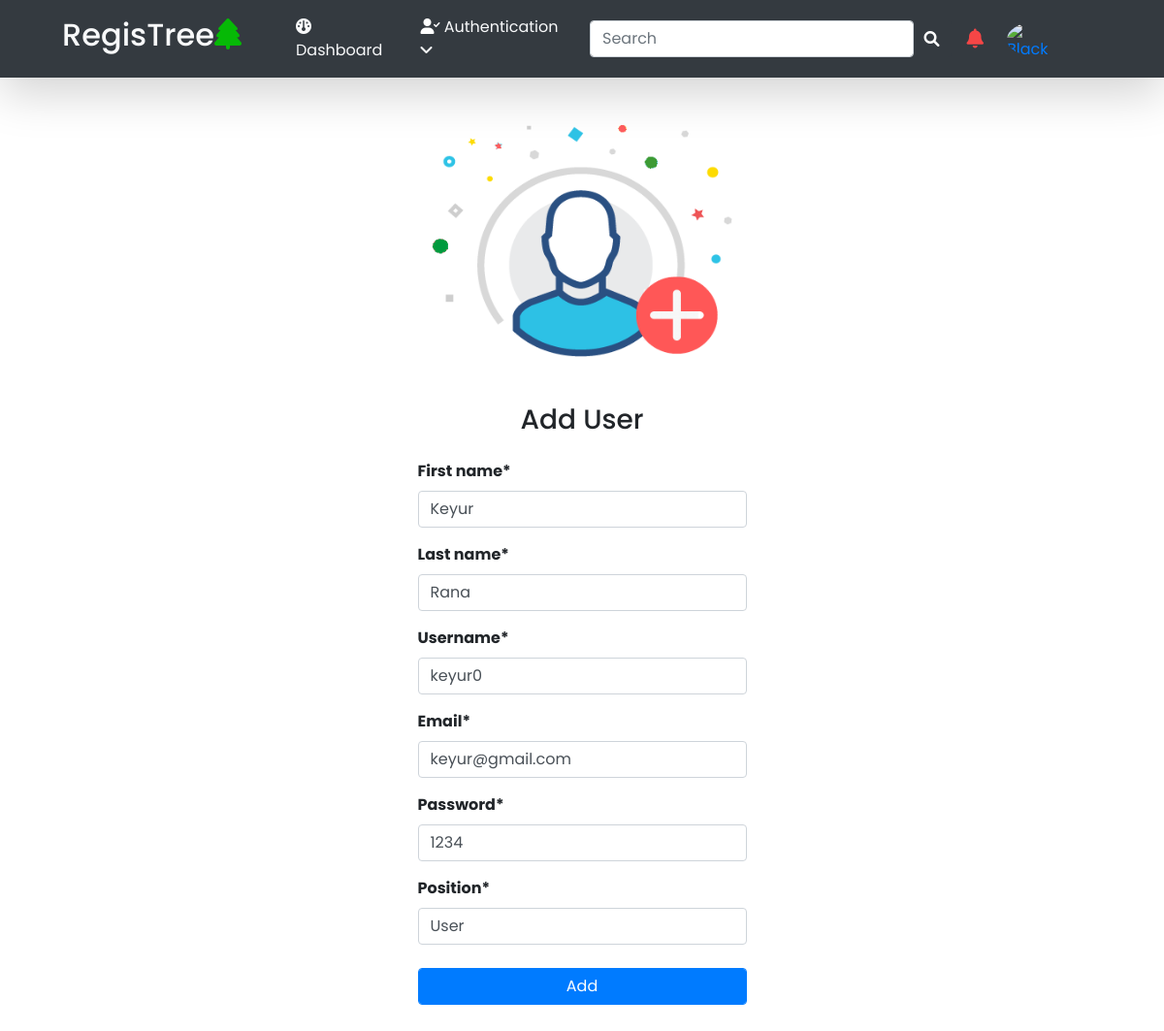
Screenshot of /45/ (signed in) with the database file from the repository.
### example/models.py (models this page shows, shortened)
class Person(models.Model):
    first_name = models.CharField(max_length=50,default='')
    last_name = models.CharField(max_length=50,default='')
    username = models.CharField(max_length=50,default='')
    password = models.CharField(max_length=50,default='')
    email = models.EmailField(max_length=50)
    position = models.ForeignKey(Position, on_delete=models.CASCADE)

### example/views.py (the view, shortened to what this page needs)
# urls.py: path('<int:id>/',views.user_form, name='update'),
def user_form(request, id=0):
    if 'user' in request.session:
        if request.method == "GET":
            if id == 0:
                print('reg1')
                form = usrForm(initial={'password': 123})  # register - view
            else:
                print('up1')
                auser = Person.objects.get(pk=id)
                form = usrForm(instance=auser) #update - view
            return render(request, "usr_form.html",{'form': form})
    else:
        return redirect('login')

### example/forms.py
class usrForm(forms.ModelForm):
    password = forms.CharField(initial=123)
    class Meta:
        model = Person
        fields = ('first_name','last_name','username','email','password','position')
    def __init__(self, *args, **kwargs):
        super(usrForm,self).__init__(*args,**kwargs)
        self.fields['position'].empty_label = "Select"

### example/models.py (called while the page is built)
    def __str__(self):
        return self.title

### templates/usr_form.html (shortened to what this page needs)
{% extends "ubase.html" %} {% load crispy_forms_tags %} {% load static %}
{% block content %}
  <nav class="navbar navbar-expand-lg navbar-dark bg-dark shadow-lg">
      <div class="collapse navbar-collapse" id="navbarSupportedContent">
        <a class="navbar-brand mt-2 mt-lg-0 ms-5 text-light" href="#">
          <h2>RegisTree<i class="fa fa-tree " style="color: rgb(6, 185, 6);"></i></h2>
        </a>
        <ul class="navbar-nav me-auto mb-2 ms-4 mb-lg-0">
          <li class=" ms-2 me-3">
            <a class="nav-link text-light " href="#"><span class="fa fa-dashboard"></span> Dashboard</a>
          </li>
          <div class="dropdown mt-2">
            <a
            class="authenticdrop me-4 text-light "
            href="#"
            id="navbarDropdownMenuLink"
            role="button"
            data-mdb-toggle="dropdown"
            aria-expanded="false"
            style="text-decoration:none"
          >
            <span class="fa fa-user-check" ></span> Authentication <i class="fa fa-angle-down"></i>
          </a>
          </div>
        </ul>
      </div>
      <div>
        <form class="input-group w-auto my-auto d-none d-sm-flex me-3">
          <input
            autocomplete="off"
            type="search"
            class="form-control rounded"
            placeholder="Search"
            style="min-width: 125px;"
          />
          <span class="input-group-text border-0 d-none d-lg-flex bg-dark" ><a href="#" class="fa fa-search"></a
          ></span>
        </form>
      </div>
      <div class="d-flex align-items-center me-5">
        <div class="dropdown">
          <a
            class="text-reset me-4  "
            href="#"
            id="navbarDropdownMenuLink"
            role="button"
            data-mdb-toggle="dropdown"
            aria-expanded="false"
          >
            <span class="fa fa-bell fa-lg" ></span>
          </a>
        </div>
        <div class="dropdown me-5 " name="profiles" style="width: 50px !important; min-width: 50px; max-width: 50px">
          <a
            class=" d-flex align-items-center hidden-arrow"
            href="#"
            id="navbarDropdownMenuAvatar"
            role="button"
            data-mdb-toggle="dropdown"
            aria-expanded="false"
          >
            <img
              src="https://mdbcdn.b-cdn.net/img/Photos/Avatars/img%20(1).webp"
              class="rounded-circle"
              height="35"
              alt="Black and White Portrait of a Man"
              loading="lazy"
            />
          </a>
        </div>
      </div>
  </nav>
<div class="mt-5">
  <center>
    <img src="{% static 'images/66.png' %}" width="310" height="240" />
  </center>
</div>
    <section class="ftco-section">
      <div class="container">
        <div class="row justify-content-center">
          <div class="row justify-content-center">
            <div class="col-md-7 col-lg-5">
              <div class="login-wrap p-4 p-md-5">
                <div class="d-flex">
                  <div class="w-100">
                    <h3 class="mt-0 text-center">Add User</h3>
                  </div>
                </div>
                <form class="signin-form" action="register" method="post">
                  <div class="form-group mt-3">
                    {% csrf_token %} <b>{{form|crispy}} </b>
                  </div>
                  <div class="form-group mt-4">
                    <button
                      type="submit"
                      class="form-control btn btn-primary rounded submit px-3"
                    >
                      Add
                    </button>
                  </div>
                </form>
              </div>
            </div>
          </div>
        </div>
      </div>
    </section>
{% endblock content %}

### static/ubase.css (style rules this page uses)
body { background: rgb(255, 255, 255); }
.fa-search { color: white ; }
.fa-bell { color: rgb(245, 70, 70); }
.fa-user-check { color: white; }
* { margin: 0; padding: 0; box-sizing: border-box; font-family: 'Poppins', sans-serif; }

### rows the page displays
Person: first_name "Keyur", last_name "Rana", username "keyur0", email "keyur@gmail.com", password "1234", position "User"
